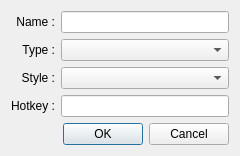
<?xml version="1.0" encoding="UTF-8"?>
<ui version="4.0">
 <class>SetEditDialog</class>
 <widget class="QDialog" name="SetEditDialog">
  <property name="windowModality">
   <enum>Qt::ApplicationModal</enum>
  </property>
  <property name="geometry">
   <rect>
    <x>0</x>
    <y>0</y>
    <width>240</width>
    <height>151</height>
   </rect>
  </property>
  <property name="windowTitle">
   <string>Properties</string>
  </property>
  <layout class="QGridLayout" name="gridLayout">
   <item row="1" column="1">
    <widget class="QLineEdit" name="m_poNameInput"/>
   </item>
   <item row="3" column="1">
    <widget class="QComboBox" name="m_poTypeSelect"/>
   </item>
   <item row="8" column="1">
    <widget class="QDialogButtonBox" name="buttonBox">
     <property name="orientation">
      <enum>Qt::Horizontal</enum>
     </property>
     <property name="standardButtons">
      <set>QDialogButtonBox::Cancel|QDialogButtonBox::Ok</set>
     </property>
    </widget>
   </item>
   <item row="5" column="1">
    <widget class="QComboBox" name="m_poStyleSelect"/>
   </item>
   <item row="7" column="1">
    <spacer name="verticalSpacer">
     <property name="orientation">
      <enum>Qt::Vertical</enum>
     </property>
     <property name="sizeHint" stdset="0">
      <size>
       <width>20</width>
       <height>40</height>
      </size>
     </property>
    </spacer>
   </item>
   <item row="3" column="0">
    <widget class="QLabel" name="label_2">
     <property name="text">
      <string>Type :</string>
     </property>
     <property name="alignment">
      <set>Qt::AlignRight|Qt::AlignTrailing|Qt::AlignVCenter</set>
     </property>
    </widget>
   </item>
   <item row="5" column="0">
    <widget class="QLabel" name="label_3">
     <property name="text">
      <string>Style :</string>
     </property>
     <property name="alignment">
      <set>Qt::AlignRight|Qt::AlignTrailing|Qt::AlignVCenter</set>
     </property>
    </widget>
   </item>
   <item row="1" column="0">
    <widget class="QLabel" name="label_1">
     <property name="text">
      <string>Name :</string>
     </property>
     <property name="alignment">
      <set>Qt::AlignRight|Qt::AlignTrailing|Qt::AlignVCenter</set>
     </property>
    </widget>
   </item>
   <item row="6" column="1">
    <widget class="QLineEditHotkey" name="m_poHotkeyInput"/>
   </item>
   <item row="6" column="0">
    <widget class="QLabel" name="label_4">
     <property name="text">
      <string>Hotkey :</string>
     </property>
     <property name="alignment">
      <set>Qt::AlignRight|Qt::AlignTrailing|Qt::AlignVCenter</set>
     </property>
    </widget>
   </item>
  </layout>
 </widget>
 <customwidgets>
  <customwidget>
   <class>QLineEditHotkey</class>
   <extends>QLineEdit</extends>
   <header>qlineedithotkey.h</header>
  </customwidget>
 </customwidgets>
 <resources/>
 <connections>
  <connection>
   <sender>buttonBox</sender>
   <signal>accepted()</signal>
   <receiver>SetEditDialog</receiver>
   <slot>accept()</slot>
   <hints>
    <hint type="sourcelabel">
     <x>248</x>
     <y>254</y>
    </hint>
    <hint type="destinationlabel">
     <x>157</x>
     <y>274</y>
    </hint>
   </hints>
  </connection>
  <connection>
   <sender>buttonBox</sender>
   <signal>rejected()</signal>
   <receiver>SetEditDialog</receiver>
   <slot>reject()</slot>
   <hints>
    <hint type="sourcelabel">
     <x>316</x>
     <y>260</y>
    </hint>
    <hint type="destinationlabel">
     <x>286</x>
     <y>274</y>
    </hint>
   </hints>
  </connection>
 </connections>
</ui>
